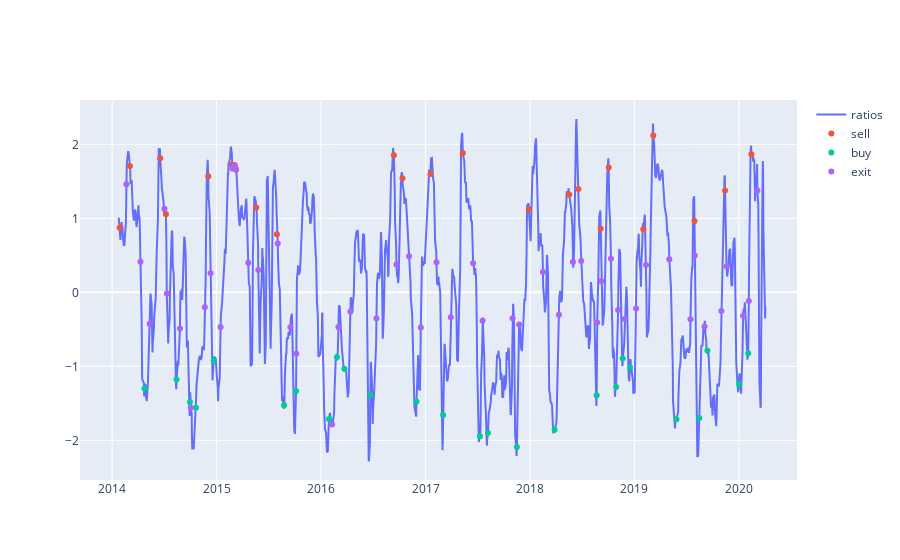

Notebook code for this chart:
### Code cell
plt.figure(figsize=(15,7))

#print(bought_zscore)
#print(new_zscores)
fig = go.Figure()
fig.add_trace(go.Scatter(x=new_ratios.index, y=new_ratios[0],
                    mode='lines',
                    name='ratios'))

fig.add_trace(go.Scatter(x=bought_zscore.index, y=bought_zscore[0],
                    mode='markers',
                    name='sell'))

fig.add_trace(go.Scatter(x=sold_zscore.index, y=sold_zscore[0],
                    mode='markers',
                    name='buy'))

fig.add_trace(go.Scatter(x=exit_zscore.index, y=exit_zscore[0],
                    mode='markers',
                    name='exit'))
fig.show()
